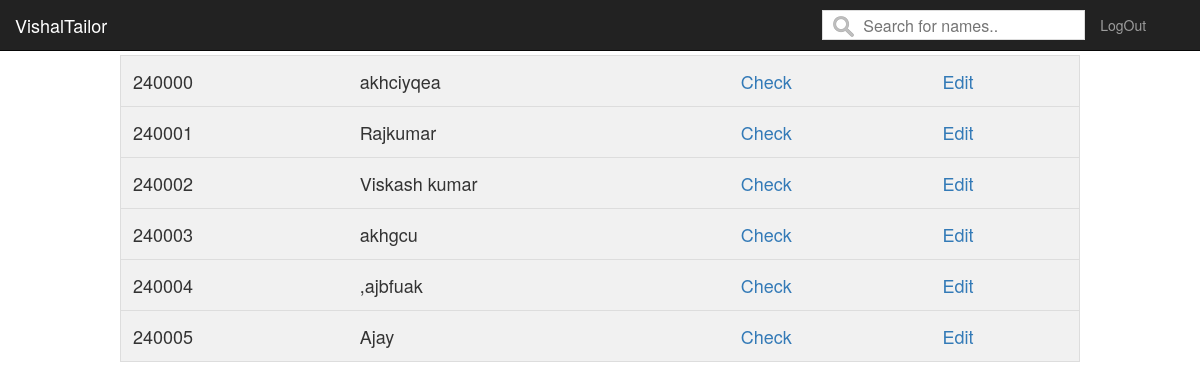
The app's page /customer_list/ with its own data.
### VishApp/models.py (models this page shows, shortened)
class Cust_info(models.Model):
    invoice = models.IntegerField( blank=False, null=False, primary_key=True)
    name = models.CharField(max_length=100)
    shirt = models.IntegerField()
    pant = models.IntegerField()
    Total_amount = models.IntegerField( null=False, blank=False)
    rem_amount = models.IntegerField( blank=False)
    recived_amount = models.IntegerField(null=True, blank=True)
    delevery_date = models.DateField(auto_now=False)
    oder_date = models.DateField(auto_now=False)
    status = models.PositiveSmallIntegerField(default=0)

### VishApp/views.py (the view)
# urls.py: path('customer_list/',views.Customer_list, name='customer_list'),
@csrf_exempt
def Customer_list(request):
    info= Cust_info.objects.all()
    return  render(request,'Costomer_all.html',{'li':info})

### VishApp/templates/Costomer_all.html (shortened to what this page needs)
{% load static %}
<html>
    <head>
        <link rel="stylesheet" type="text/css" href="{% static 'vishalTailorsapp/css/Costomer_all.css' %}">
        <link rel="stylesheet" href="https://maxcdn.bootstrapcdn.com/bootstrap/3.4.1/css/bootstrap.min.css">
    </head>
    <body data-spy="scroll" data-target=".navbar" data-offset="50">
        <nav class="navbar navbar-inverse navbar-fixed-top">
            <div class="container-fluid">
                <div class="navbar-header">
                <a class="navbar-brand" href="/">VishalTailor</a>
              </div>
              <div>
                <div class="collapse navbar-collapse" id="myNavbar">
                  <ul class="nav navbar-nav">
                    <li style="margin-left: 700px; margin-top: 10px;"><input type="text" id="myInput" onkeyup="myFunction()" placeholder="Search for names.."></li>
                    <li><a href="#">LogOut</a></li>
                  </ul>
                </div>
              </div>
            </div>
          </nav>
        <table id="myTable" style="margin-top: 55px">
        {% for info in  li %}
          <tr class="header">
            <td> {{info.invoice}}</td>
            <td>{{info.name}}</td>
            <td><a href='/get_status/?id={{info.invoice}}'>Check</a></td>
            <td><a href='/edit_info/?id={{info.invoice}}'>Edit</a></td>
          </tr>
        {% endfor %}
        </table>
    </body>
</html>

### VishApp/static/vishalTailorsapp/css/Costomer_all.css (style rules this page uses)
#myInput { background-image: url("/static/vishalTailorsapp/img/searchicon.png"); background-position: 10px 5px; background-repeat: no-repeat; width: auto; font-size: 16px; padding: 12px 20px 12px 40px; border: 1px solid #ddd; margin-bottom: 10px; height: 30px; }
#myTable { border-collapse: collapse; width: 80%; border: 1px solid #ddd; font-size: 18px; margin-left: 10%; margin-right: 10%; }
#myTable th, #myTable td { text-align: left; padding: 12px; }
#myTable tr { border-bottom: 1px solid #ddd; }
#myTable tr.header, #myTable tr:hover { background-color: #f1f1f1; }

### records on screen
Cust_info: invoice "240000", name "akhciyqea"
Cust_info: invoice "240001", name "Rajkumar"
Cust_info: invoice "240002", name "Viskash kumar"
Cust_info: invoice "240003", name "akhgcu"
Cust_info: invoice "240004", name ",ajbfuak"
Cust_info: invoice "240005", name "Ajay"
